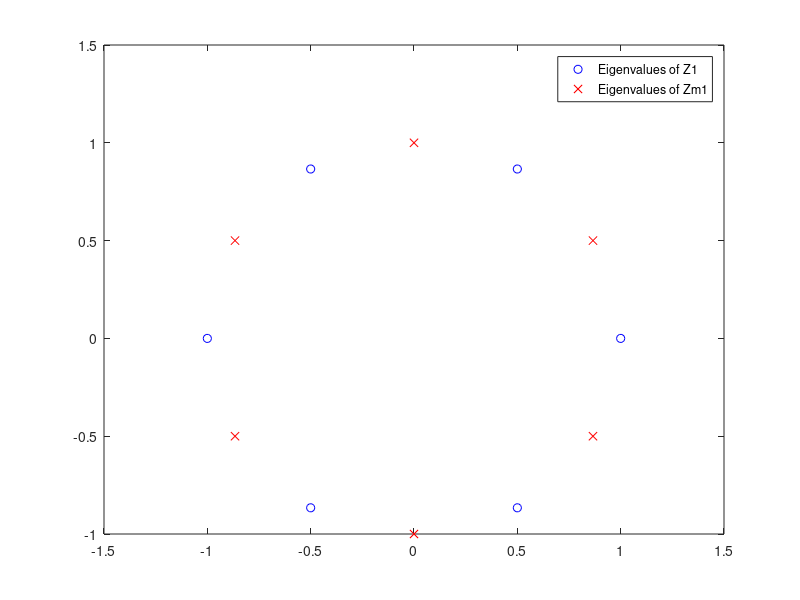

This chart was generated by the following MATLAB code: (Note: this script raises an error after producing the figure.)
%% Solving a Toeplitz linear system
%

%% Toeplitz matrices
%
% Toeplitz matrices are matrices with constant diagonal elements; they are
% completely determined by the first column and row, and indeed there is a
% MATLAB function that generates the full matrix starting by this
% information. We can generate such matrix by constructing a random column
% and row as follows:

n = 6;
c = randn(n, 1);
r = randn(1, n);
c(1) = r(1); 

T = toeplitz(c, r)

%%
% Note that we have forced the first element of the vectors C and R to be
% equal, to make sure that matrix is well-defined. Suppose that we want to
% solve a linear system with a Toeplitz matrix: $Tx = b$. 
%
% For small scale systems, we can rely on the MATLAB backslash operator:

b = randn(n, 1);
x = T \ b;

%%
% However, this scales cubically, and given the particular structure of the
% matrices it is natural to ask if a more efficient method might be
% developed. 
%
% This example presents the construction of the superfast Toeplitz solver
% introduced in [2]. 

%% Displacement equation
%
% The first step in this direction is to note that a Toeplitz matrix $T$
% satisfies the displacement equation $Z_1 T - T Z_{-1} = F$
% where $Z_x$ is the matrix defined as follows:
%
% $$ Z_x := \left[ \begin{array}{cccc}
%    &&& x \\
%    1 &&& \\
%    & \ddots \\
%    && 1 \\
%  \end{array} \right]
% $$
%
% and $F$ is a matrix with just the first row and the last column which are
% non-zero. We can verify this directly:
%

Z1 = eye(n); Z1 = Z1(:,[2:n,1]);
Zm1 = Z1; Zm1(1,end) = -1;
F = Z1 * T - T * Zm1

%%
% Given the special structure of $F$, it has rank (at most) $2$, and 
% we can represent it as $UV^T$ where $U, V$ are the $n \times 2$ matrices 
% defined as follows:

U = [ 1 , 2*c(1) ; zeros(n-1,1) , c(2:n) + r(n:-1:2).' ];
V = [ c(n:-1:2) - r(2:n).' , zeros(n-1,1) ; 0 , 1 ];

norm(F - U*V.')

%%
% We can modify the displacement relation to transform the Toeplitz matrix
% in another matrices that has a particular structure. Let $\Omega_n$
% denote the matrix of the Fourier transform, scaled to be unitary. Then,
% since $Z_1$ is circulant, $\Omega_n Z_1 \Omega_n^*$ is diagonal, and in
% particular it has the $n$-th roots of the unity on the diagonal. We call
% such matrix $D_1$. 

Omega = sqrt(n) \ vander(exp(2i * pi / n .* (0:n-1)));
D1 = Omega * Z1 * Omega';

%%
% In a similar fashion, if we define $D_0 = \mathrm{diag}(1, \omega_{2n},
% \ldots, \omega_{2n}^{n-1})$, where $\omega_{2n}$ is $e^{\frac{i\pi}{n}}$,
% we have the relation $\Omega_n D_0 Z_{-1} D_0^* \Omega_n^* = D_{-1}$, where 
% $D_{-1} = \omega_{2n} D_1$. 

om = exp(1i * pi / n);
D0 = diag(om.^(0:n-1));
Dm1 = Omega * D0 * Zm1 * D0' * Omega';

%%
% Let us check the eigenvalues of the matrices $Z_1$ and $Z_{-1}$.
% Together, they constitute the $2n$-th roots of the unity. 

plot(real(diag(D1)),  imag(diag(D1)),  'bo', ...
	 real(diag(Dm1)), imag(diag(Dm1)), 'rx');
legend('Eigenvalues of Z1', 'Eigenvalues of Zm1');


%% A superfast algorithm
%
% We now exploit the displacement relation to develop a superfast
% algorithm. To test it, we are going to need a larger example, so we
% regenerate our data with a larger n, but not too large so we will be able
% to verify our computations. 

n = 4096;
c = randn(n, 1); r = randn(1, n); c(1) = r(1); 
T = toeplitz(c, r);
b = randn(n, 1);

d0 = exp(1i * pi / n .* (0 : n - 1));
d1  = d0.^2;
dm1 = exp(1i * pi / n) * d1;

U = [ 1 , 2*r(1) ; zeros(n-1, 1), r(end:-1:2).' + c(2:end) ];
V = [ conj(c(end:-1:2)) - r(2:end)' , zeros(n-1,1) ; 0 1 ];
%%
% Multiplying the displacement relation from the left by $\Omega_n$ and
% from the right by $D_0^* \Omega_n^*$ yields the new relation
%
% $$
%  D_1 C - C D_{-1} = GF^T
% $$
% where $G,F$ can be defined as $G = \Omega_n U$ and 
% $F = \overline{\Omega_n} D_0^* V$, and $C = \Omega_n T D_0^* \Omega_n^*$.
% 

%% 
% The previous relation tells us that the matrix $C$ has a Cauchy-like
% structure; since the coefficients of the displacement equation are 
% diagonal, we can explicitly write its entries as:
%
% $$ 
%   \displaystyle C_{ij} = \frac{G_i H_j^T}{\omega_{2n}^{2(i-1)} - \omega_{2n}^{2j-1)}}
% $$
%
% It turns out that the off-diagonal blocks of $C$ are Cauchy matrices
% involving nodes contained in separated domains, so we expect them to be
% numerically low-rank [1]. 
% 
% Since its entries are explicitly available, and we can use the expression
% $C = \Omega_n T D_0 \Omega_n^*$ to implement a fact vector product with
% $C$ and $C^T$ relying on the fast toeplitz product using the FFT, we
% can use the HSS constructor to build the HSS representation of $C$. 
%
% To avoid implementing the matrix-vector product, we can also rely on the
% HODLR constructor that using Adaptive Cross Approximation only requires
% the matrix evaluation at an index (i,j). 

Gh = ifft(U) * sqrt(n);
Fh = ifft((d0.' * ones(1, 2)) .* V) * sqrt(n);

C = hodlr2hss(hodlr('handle', ...
	@(i,j) (Gh(i, :) * Fh(j, :)') ./ (d1(i).' - dm1(j)), n, n));

%% 
% Now, we can solve the linear system with $T$ by inverting the relation
% and writing $T = \Omega_n^* C \Omega_n D_0$, which yields

z = ifft(b);
y = C \ z;
x = d0' .* fft(y);

%%
% As a final test, we check the accuracy of the solution (that should be
% compared with $\| T \|_2$, which we do not test because it might be
% expensive).
norm(T * x - b)

%%
% The algorithm described here is implemented using the randomized
% constructor in place of ACA in the function TOEPLITZ_SOLVE, which is
% included the toolbox. 

%% References
%
% [1] Beckermann, Bernhard, and Alex Townsend. "Bounds on the Singular 
%     Values of Matrices with Displacement Structure." SIAM Review 61.2 
%     (2019): 319-344.
% 
% [1] Xia, Jianlin, Yuanzhe Xi, and Ming Gu. "A superfast structured solver 
%   for Toeplitz linear systems via randomized sampling." SIAM Journal on 
%   Matrix Analysis and Applications 33.3 (2012): 837-858.
